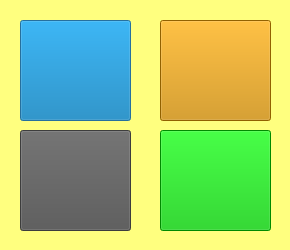
<?xml version="1.0" encoding="UTF-8"?>
<ui version="4.0">
 <class>Dialog</class>
 <widget class="QDialog" name="Dialog">
  <property name="geometry">
   <rect>
    <x>0</x>
    <y>0</y>
    <width>290</width>
    <height>250</height>
   </rect>
  </property>
  <property name="minimumSize">
   <size>
    <width>290</width>
    <height>250</height>
   </size>
  </property>
  <property name="maximumSize">
   <size>
    <width>290</width>
    <height>250</height>
   </size>
  </property>
  <property name="windowTitle">
   <string>Dialog</string>
  </property>
  <property name="styleSheet">
   <string notr="true">background-color: rgb(255, 255, 127);</string>
  </property>
  <widget class="QPushButton" name="bath">
   <property name="geometry">
    <rect>
     <x>20</x>
     <y>20</y>
     <width>111</width>
     <height>101</height>
    </rect>
   </property>
   <property name="styleSheet">
    <string notr="true">background-image: url(:/Img/Img/IconoB1.png);
background-color: rgb(0, 120, 180);</string>
   </property>
   <property name="text">
    <string/>
   </property>
  </widget>
  <widget class="QPushButton" name="kitch">
   <property name="geometry">
    <rect>
     <x>160</x>
     <y>20</y>
     <width>111</width>
     <height>101</height>
    </rect>
   </property>
   <property name="styleSheet">
    <string notr="true">background-image: url(:/Img/Img/IconoC.png);
background-color: rgb(204, 136, 0);</string>
   </property>
   <property name="text">
    <string/>
   </property>
  </widget>
  <widget class="QPushButton" name="bed">
   <property name="geometry">
    <rect>
     <x>20</x>
     <y>130</y>
     <width>111</width>
     <height>101</height>
    </rect>
   </property>
   <property name="styleSheet">
    <string notr="true">background-image: url(:/Img/Img/IconoH1.png);
background-color: rgb(85, 85, 85);</string>
   </property>
   <property name="text">
    <string/>
   </property>
  </widget>
  <widget class="QPushButton" name="liv">
   <property name="geometry">
    <rect>
     <x>160</x>
     <y>130</y>
     <width>111</width>
     <height>101</height>
    </rect>
   </property>
   <property name="styleSheet">
    <string notr="true">background-image: url(:/Img/Img/IconoL.png);
background-color: rgb(0, 193, 0);</string>
   </property>
   <property name="text">
    <string/>
   </property>
  </widget>
 </widget>
 <resources>
  <include location="iconos.qrc"/>
 </resources>
 <connections/>
</ui>
